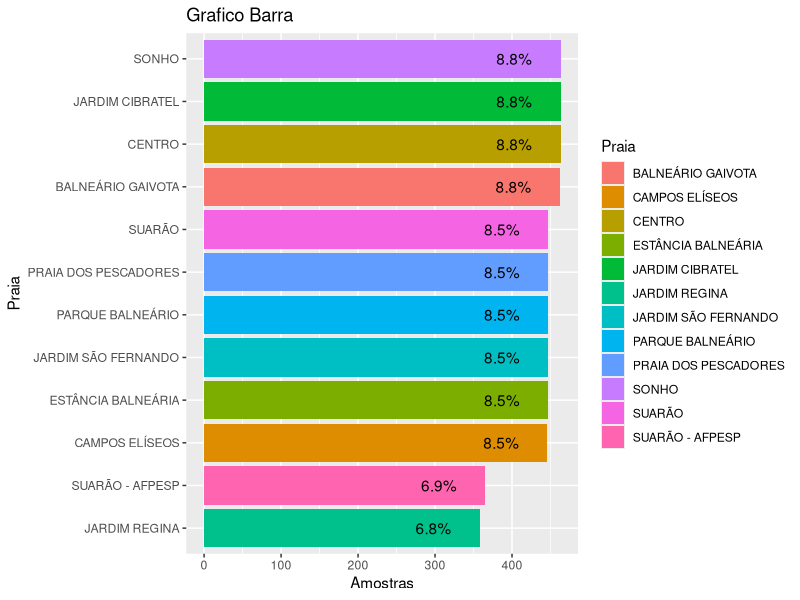

Reproduce this figure in R.
setwd(paste0(getwd(), "/projeto-analise-praias-sp"))

library(readxl)
library(tidyverse)

praias = read_excel('sp_beaches.xlsx') %>%
  filter(City == "ITANHAÉM") %>%
  mutate(Enterococcus = as.numeric(Enterococcus)) %>% 
  group_by(Beach) %>%
  summarise(
    amostras = n()
  )

g_barras = praias %>%
  ggplot(aes(y = reorder(Beach, amostras), x = amostras, fill = Beach)) +
  geom_bar(stat="identity") +
  geom_text(aes(x = amostras - 60, label = paste0(round(100 * (amostras / sum(amostras)), 1), "%"))) +
  labs(
    title = "Grafico Barra",
    x = "Amostras",
    y = "Praia",
    fill = "Praia"
  )
